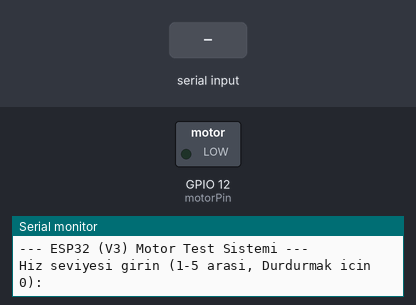
A sketch run on a simulated ESP32. Parts: switched loads named in the sketch (green lamp = pin HIGH), the last lines printed to the serial monitor. Inputs (shaded band) come from the test bench.

Above: at 1.2 s.
1.3 s: "90,45\n" received over Serial
At 2.5 s:
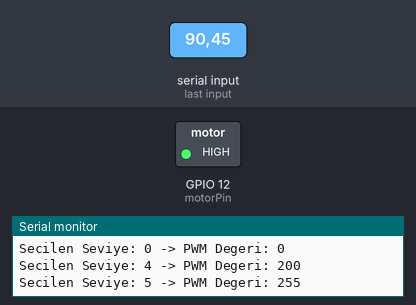
2.8 s: "30,150\n" received over Serial
At 3.8 s:
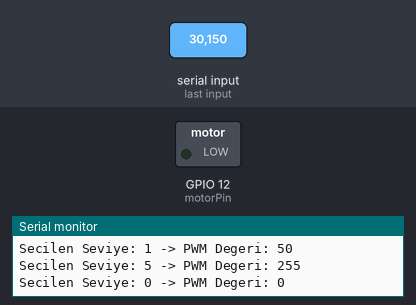
4.3 s: "2\n" received over Serial
At 4.7 s:
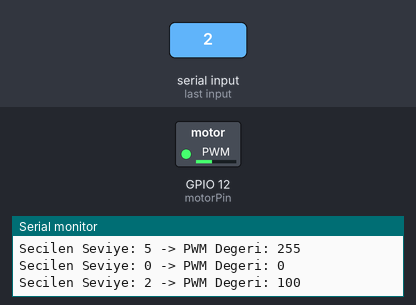
5.8 s: "1\n" received over Serial
At 7.0 s:
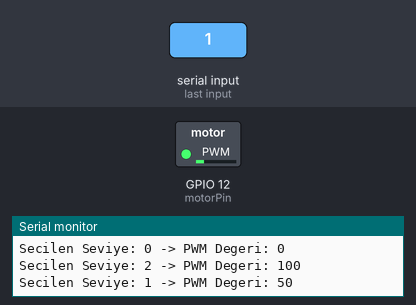
7.3 s: "0\n" received over Serial
At 8.1 s:
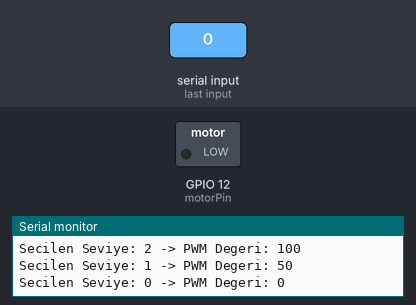
8.8 s: "3\n" received over Serial
At 9.3 s:
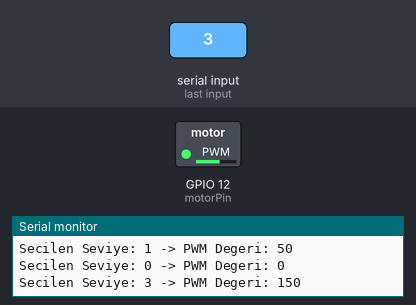
Timing chart, 0 to 11.3 s (numbered marks = the images above; inputs shaded):
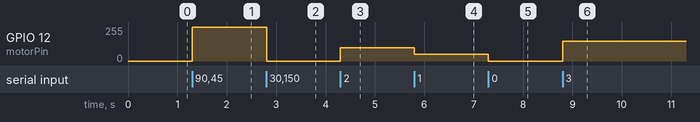

The sketch:

esp32_pwm_motor_control.ino
```cpp
const int motorPin = 12;   // MOSFET Gate pinine bağlı
const int freq = 5000;     // 5 kHz frekans
const int resolution = 8;  // 8 bit (0-255 arası)

void setup() {
  Serial.begin(115200);

  // Yeni versiyonda sadece bu fonksiyon yeterli:
  // ledcAttach(pin, frekans, çözünürlük);
  ledcAttach(motorPin, freq, resolution);

  Serial.println("--- ESP32 (V3) Motor Test Sistemi ---");
  Serial.println("Hiz seviyesi girin (1-5 arasi, Durdurmak icin 0):");
}

void loop() {
  if (Serial.available() > 0) {
    char input = Serial.read();

    // Sadece rakam girilip girilmediğini kontrol et
    if (input >= '0' && input <= '5') {
      int level = input - '0';
      int pwmValue = 0;

      switch (level) {
        case 0: pwmValue = 0;   break;
        case 1: pwmValue = 50;  break;
        case 2: pwmValue = 100; break;
        case 3: pwmValue = 150; break;
        case 4: pwmValue = 200; break;
        case 5: pwmValue = 255; break;
      }

      // Yeni versiyonda kanal yerine doğrudan pini yazıyoruz
      ledcWrite(motorPin, pwmValue);

      Serial.print("Secilen Seviye: ");
      Serial.print(level);
      Serial.print(" -> PWM Degeri: ");
      Serial.println(pwmValue);
    }
  }
}
```

Measured:
- after the input at 1.3 s, GPIO 12 (motorPin): 0/255 → 255/255 at once
- after the input at 2.8 s, GPIO 12 (motorPin): 255/255 → 0/255 at once
- after the input at 4.3 s, GPIO 12 (motorPin): 0/255 → 100/255 at once
- after the input at 5.8 s, GPIO 12 (motorPin): 100/255 → 50/255 at once
- after the input at 7.3 s, GPIO 12 (motorPin): 50/255 → 0/255 at once
- after the input at 8.8 s, GPIO 12 (motorPin): 0/255 → 149/255 at once
